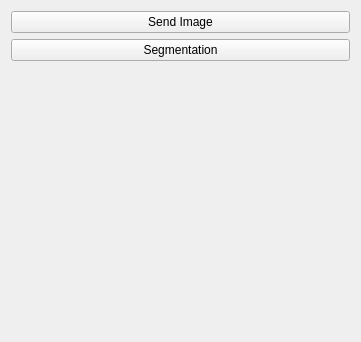
<?xml version="1.0" encoding="UTF-8"?>
<ui version="4.0">
 <class>t_SegmentData</class>
 <widget class="qMRMLWidget" name="t_SegmentData">
  <property name="geometry">
   <rect>
    <x>0</x>
    <y>0</y>
    <width>361</width>
    <height>342</height>
   </rect>
  </property>
  <layout class="QVBoxLayout" name="verticalLayout">
   <item>
    <widget class="QPushButton" name="pbSendImage">
     <property name="text">
      <string>Send Image</string>
     </property>
    </widget>
   </item>
   <item>
    <widget class="QPushButton" name="pbSegment">
     <property name="text">
      <string>Segmentation</string>
     </property>
    </widget>
   </item>
   <item>
    <spacer name="verticalSpacer">
     <property name="orientation">
      <enum>Qt::Vertical</enum>
     </property>
     <property name="sizeHint" stdset="0">
      <size>
       <width>20</width>
       <height>40</height>
      </size>
     </property>
    </spacer>
   </item>
  </layout>
 </widget>
 <customwidgets>
  <customwidget>
   <class>qMRMLWidget</class>
   <extends>QWidget</extends>
   <header>qMRMLWidget.h</header>
   <container>1</container>
  </customwidget>
 </customwidgets>
 <resources/>
 <connections/>
</ui>
